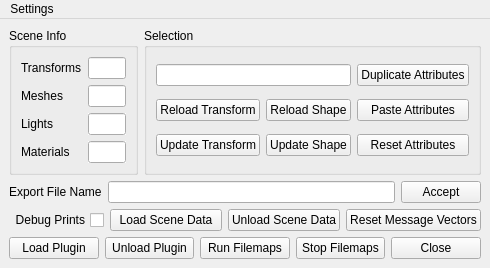
<?xml version="1.0" encoding="UTF-8"?>
<ui version="4.0">
 <class>editorMainWindow</class>
 <widget class="QMainWindow" name="editorMainWindow">
  <property name="geometry">
   <rect>
    <x>0</x>
    <y>0</y>
    <width>490</width>
    <height>251</height>
   </rect>
  </property>
  <property name="windowTitle">
   <string>DoReMi Level Editor v 0.2.0</string>
  </property>
  <widget class="QWidget" name="centralwidget">
   <layout class="QHBoxLayout" name="horizontalLayout_5">
    <item>
     <layout class="QGridLayout" name="gridLayout">
      <item row="3" column="0">
       <layout class="QHBoxLayout" name="horizontalLayout">
        <item>
         <widget class="QCheckBox" name="checkBoxDebug">
          <property name="sizePolicy">
           <sizepolicy hsizetype="Maximum" vsizetype="Minimum">
            <horstretch>0</horstretch>
            <verstretch>0</verstretch>
           </sizepolicy>
          </property>
          <property name="layoutDirection">
           <enum>Qt::RightToLeft</enum>
          </property>
          <property name="text">
           <string>Debug Prints</string>
          </property>
         </widget>
        </item>
        <item>
         <widget class="QPushButton" name="loadSceneButton">
          <property name="text">
           <string>Load Scene Data</string>
          </property>
         </widget>
        </item>
        <item>
         <widget class="QPushButton" name="unloadSceneButton">
          <property name="text">
           <string>Unload Scene Data</string>
          </property>
         </widget>
        </item>
        <item>
         <widget class="QPushButton" name="resetMsgButton">
          <property name="text">
           <string>Reset Message Vectors</string>
          </property>
         </widget>
        </item>
       </layout>
      </item>
      <item row="4" column="0">
       <layout class="QHBoxLayout" name="horizontalLayout_4">
        <item>
         <widget class="QPushButton" name="loadPluginButton">
          <property name="text">
           <string>Load Plugin</string>
          </property>
         </widget>
        </item>
        <item>
         <widget class="QPushButton" name="unloadPluginButton">
          <property name="text">
           <string>Unload Plugin</string>
          </property>
         </widget>
        </item>
        <item>
         <widget class="QPushButton" name="runFilemapButton">
          <property name="text">
           <string>Run Filemaps</string>
          </property>
         </widget>
        </item>
        <item>
         <widget class="QPushButton" name="stopFilemapsButton">
          <property name="text">
           <string>Stop Filemaps</string>
          </property>
         </widget>
        </item>
        <item>
         <widget class="QPushButton" name="closeButton">
          <property name="text">
           <string>Close</string>
          </property>
         </widget>
        </item>
       </layout>
      </item>
      <item row="1" column="0">
       <layout class="QHBoxLayout" name="horizontalLayout_2">
        <item>
         <widget class="QLabel" name="labelFileName">
          <property name="text">
           <string>Export File Name</string>
          </property>
         </widget>
        </item>
        <item>
         <widget class="QLineEdit" name="textBoxFileName"/>
        </item>
        <item>
         <widget class="QPushButton" name="acceptFileNameButton">
          <property name="text">
           <string>Accept</string>
          </property>
         </widget>
        </item>
       </layout>
      </item>
      <item row="0" column="0">
       <layout class="QGridLayout" name="gridLayout_3">
        <item row="0" column="1">
         <widget class="QGroupBox" name="groupBox">
          <property name="title">
           <string>Selection</string>
          </property>
          <layout class="QGridLayout" name="gridLayout_4">
           <item row="2" column="0">
            <widget class="QPushButton" name="updateTransButton">
             <property name="text">
              <string>Update Transform</string>
             </property>
            </widget>
           </item>
           <item row="1" column="0">
            <widget class="QPushButton" name="reloadTransButton">
             <property name="text">
              <string>Reload Transform</string>
             </property>
            </widget>
           </item>
           <item row="1" column="1">
            <widget class="QPushButton" name="reloadShapeButton">
             <property name="text">
              <string>Reload Shape</string>
             </property>
            </widget>
           </item>
           <item row="2" column="1">
            <widget class="QPushButton" name="updateShapeButton">
             <property name="text">
              <string>Update Shape</string>
             </property>
            </widget>
           </item>
           <item row="2" column="2">
            <widget class="QPushButton" name="resetAttButton">
             <property name="text">
              <string>Reset Attributes</string>
             </property>
            </widget>
           </item>
           <item row="0" column="2">
            <widget class="QPushButton" name="duplicateAttButton">
             <property name="text">
              <string>Duplicate Attributes</string>
             </property>
            </widget>
           </item>
           <item row="1" column="2">
            <widget class="QPushButton" name="pasteAttButton">
             <property name="text">
              <string>Paste Attributes</string>
             </property>
            </widget>
           </item>
           <item row="0" column="0" colspan="2">
            <widget class="QLineEdit" name="textBoxSelected">
             <property name="dragEnabled">
              <bool>true</bool>
             </property>
             <property name="readOnly">
              <bool>true</bool>
             </property>
            </widget>
           </item>
          </layout>
         </widget>
        </item>
        <item row="0" column="0">
         <widget class="QGroupBox" name="groupBoxSceneInfo">
          <property name="title">
           <string>Scene Info</string>
          </property>
          <layout class="QGridLayout" name="gridLayout_6">
           <property name="sizeConstraint">
            <enum>QLayout::SetDefaultConstraint</enum>
           </property>
           <item row="0" column="0">
            <widget class="QLabel" name="labelTransforms">
             <property name="text">
              <string>Transforms</string>
             </property>
            </widget>
           </item>
           <item row="3" column="0">
            <widget class="QLabel" name="labelLights">
             <property name="text">
              <string>Lights</string>
             </property>
            </widget>
           </item>
           <item row="2" column="0">
            <widget class="QLabel" name="labelMeshes">
             <property name="text">
              <string>Meshes</string>
             </property>
            </widget>
           </item>
           <item row="0" column="1">
            <widget class="QLineEdit" name="textBoxTransforms">
             <property name="readOnly">
              <bool>true</bool>
             </property>
            </widget>
           </item>
           <item row="4" column="1">
            <widget class="QLineEdit" name="textBoxMaterials">
             <property name="autoFillBackground">
              <bool>true</bool>
             </property>
             <property name="readOnly">
              <bool>true</bool>
             </property>
            </widget>
           </item>
           <item row="2" column="1">
            <widget class="QLineEdit" name="textBoxMeshes">
             <property name="readOnly">
              <bool>true</bool>
             </property>
            </widget>
           </item>
           <item row="4" column="0">
            <widget class="QLabel" name="labelMaterials">
             <property name="text">
              <string>Materials</string>
             </property>
            </widget>
           </item>
           <item row="3" column="1">
            <widget class="QLineEdit" name="textBoxLights">
             <property name="autoFillBackground">
              <bool>true</bool>
             </property>
             <property name="readOnly">
              <bool>true</bool>
             </property>
            </widget>
           </item>
          </layout>
         </widget>
        </item>
       </layout>
      </item>
     </layout>
    </item>
   </layout>
   <zorder></zorder>
   <zorder></zorder>
   <zorder>groupBoxSceneInfo</zorder>
  </widget>
  <widget class="QMenuBar" name="menubar">
   <property name="geometry">
    <rect>
     <x>0</x>
     <y>0</y>
     <width>490</width>
     <height>21</height>
    </rect>
   </property>
   <widget class="QMenu" name="menuSettings">
    <property name="title">
     <string>Settings</string>
    </property>
    <addaction name="actionPluginLocation"/>
   </widget>
   <addaction name="menuSettings"/>
  </widget>
  <action name="actionPluginLocation">
   <property name="text">
    <string>Plugin Location...</string>
   </property>
  </action>
  <action name="actionExport_Location">
   <property name="text">
    <string>Export Location...</string>
   </property>
  </action>
 </widget>
 <resources/>
 <connections/>
</ui>
